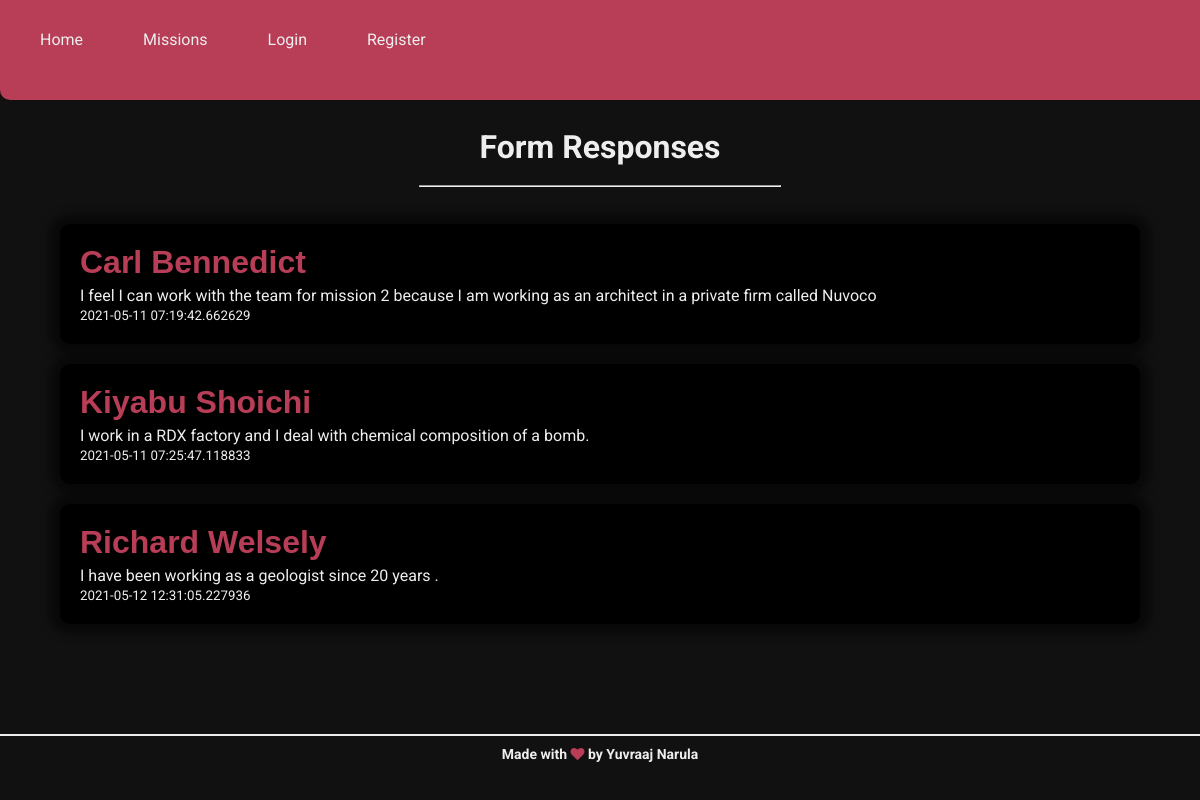
/admin, run on an earlier commit of the app's database.
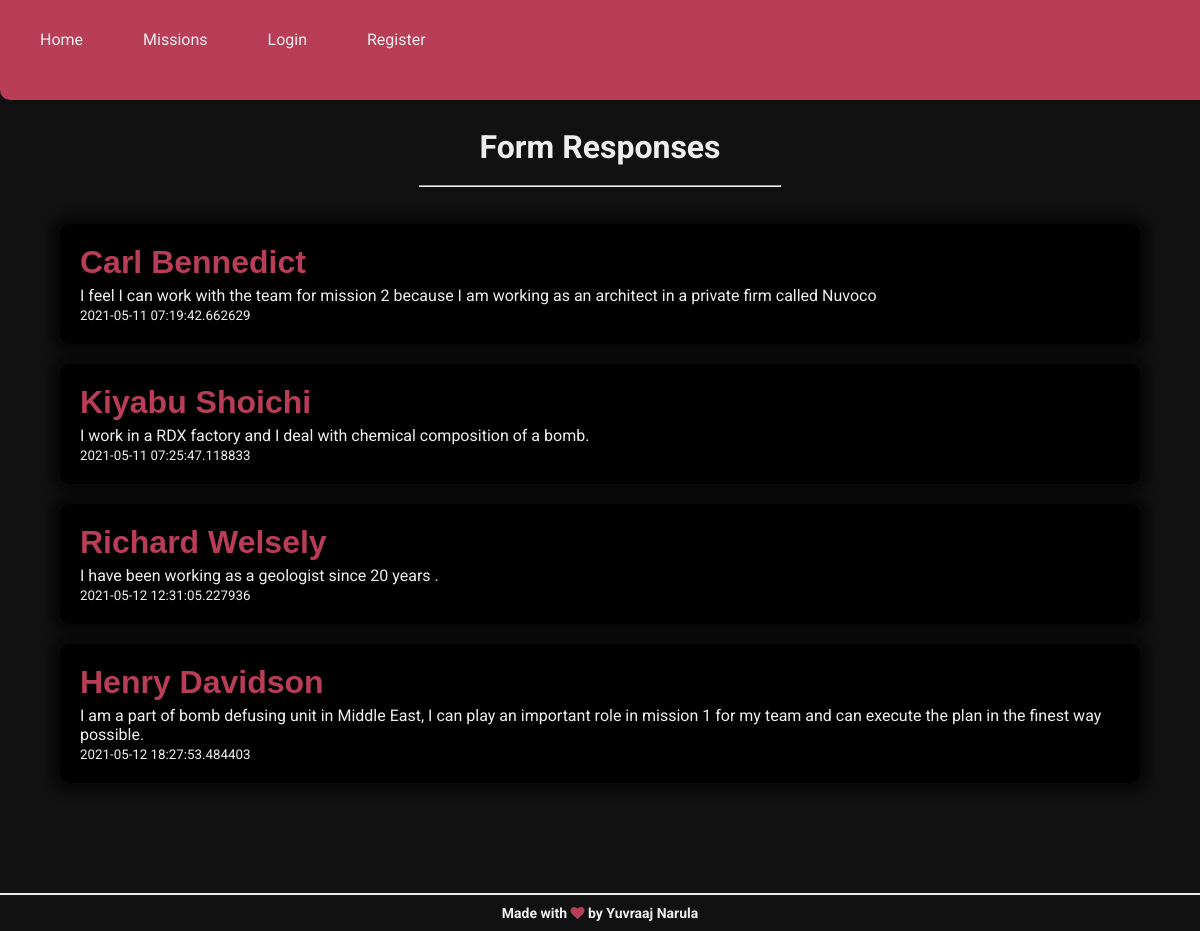
And on a later commit of the database.
### spaceconnect/models.py (models this page shows, shortened)
class Post(db.Model):
    id = db.Column(db.Integer, primary_key=True)
    title = db.Column(db.String(100), nullable=False)
    date_posted = db.Column(db.DateTime, nullable=False, default=datetime.utcnow)
    content = db.Column(db.Text, nullable=False)
    user_id = db.Column(db.Integer, db.ForeignKey('user.id'), nullable=False)

### spaceconnect/routes.py (the view)
@app.route('/admin')
def admin():
    posts = Post.query.all()
    return render_template('admin.html', title='Form Response',posts= posts)

### spaceconnect/templates/admin.html
{% extends "layout.html" %}
{% block content %}
<div class="admin-panel">
    <center>
    <h1 class="admin-header">Form Responses </h1>
    <br>
    <hr>
</center>
<br>
<div class="admin-response">
    {% for post in posts %}
    <div class="admin-form-data">
        <h1>{{post.title}}</h1>
        <p>{{post.content}}</p>
        <small>{{post.date_posted}}</small>
    </div>
    {% endfor %}
</div>
</div>
{% endblock %} %}

### spaceconnect/templates/layout.html (shortened to what this page needs)
<!DOCTYPE html>
<html>
<head>
    <link rel="stylesheet" href="https://cdnjs.cloudflare.com/ajax/libs/font-awesome/4.7.0/css/font-awesome.min.css">
    <link rel="stylesheet" type="text/css" href="{{ url_for('static', filename='main.css') }}">
</head>
<body>
  <header class="site-header">
    <ul class="navbar">
    <li><a  href="{{ url_for('home') }}">Home</a>
    <li><a href="{{ url_for('about') }}">Missions</a>
    {% if current_user.is_authenticated %}
      <li><a href="{{url_for('apply')}}">Apply</a></li>
      <li><a  href="{{ url_for('logout') }}">Logout</a>
      <li style="cursor:pointer;">Hi {{ current_user.username }}</a></li>
    {% else %}
    <li><a  href="{{ url_for('login') }}">Login</a>
    <li><a  href="{{ url_for('register') }}">Register</a>
    {% endif %}
    </ul>
  </header>
    {% block content %}{% endblock %}
  <footer>
    <center>
    <h6>Made with <i class="fa fa-heart"></i> by Yuvraaj Narula</h6>
  </center>
  </footer>
</body>
</html>

### spaceconnect/static/main.css (style rules this page uses)
* { margin: 0; padding:0; transition: all 0.2s; }
body { font-family: 'Roboto', sans-serif; background: #111; color: #eee; }
.navbar { position: fixed; background: #b83d57; width: 160vh; height: 10vh; border-bottom-left-radius: 10px; border-bottom-right-radius: 10px; }
.navbar a { color: #eee; text-decoration: none; }
ul { list-style-type: none; padding: 10px; overflow: hidden; z-index: 10; }
li { float: left; padding: 20px; }
li a { padding: 10px; }
footer { bottom: 0; border-top: 2px solid #eee; padding:10px; }
footer h6 { font-size: 14px; }
footer i { color: #b83d57; }
.admin-panel .admin-header { padding-top: 4em; }
.admin-panel hr { width: 30%; }
.admin-panel .admin-response { width: 90%; margin-left: 50px; margin-top: 0.5rem; margin-bottom: 5rem; padding: 10px; }
.admin-panel .admin-response .admin-form-data { background:#000; padding: 20px; border-radius: 10px; margin-bottom: 20px; box-shadow: 0 0 10px 10px rgba(0,0,0,0.5); }
.admin-panel .admin-response .admin-form-data h1 { color: #b83d57; font-family: 'Noto Sans JP', sans-serif; font-weight: 800; margin-bottom : 5px; }

What changed in the data, as far as the page shows it:
added Post: title "Henry Davidson", content "I am a part of bomb defusing unit in Middle East, I can play an important role in mission 1 for my team and can execute the plan in the finest way possible.", date_posted "2021-05-12 18:27:53.484403"
